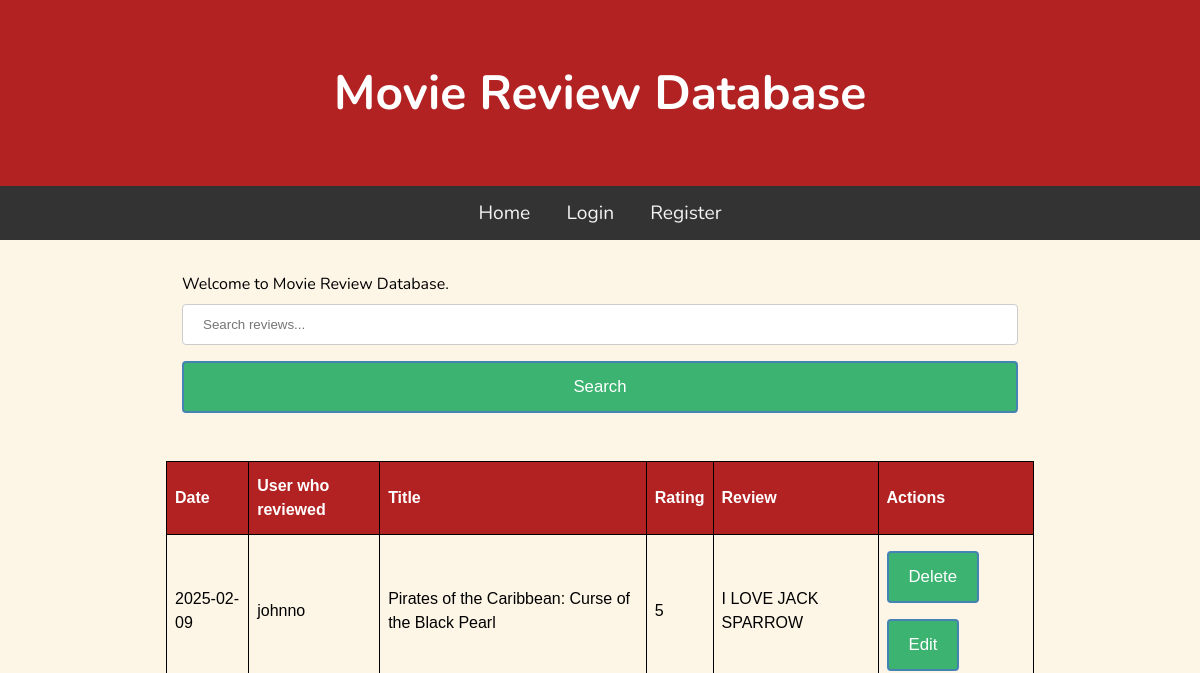
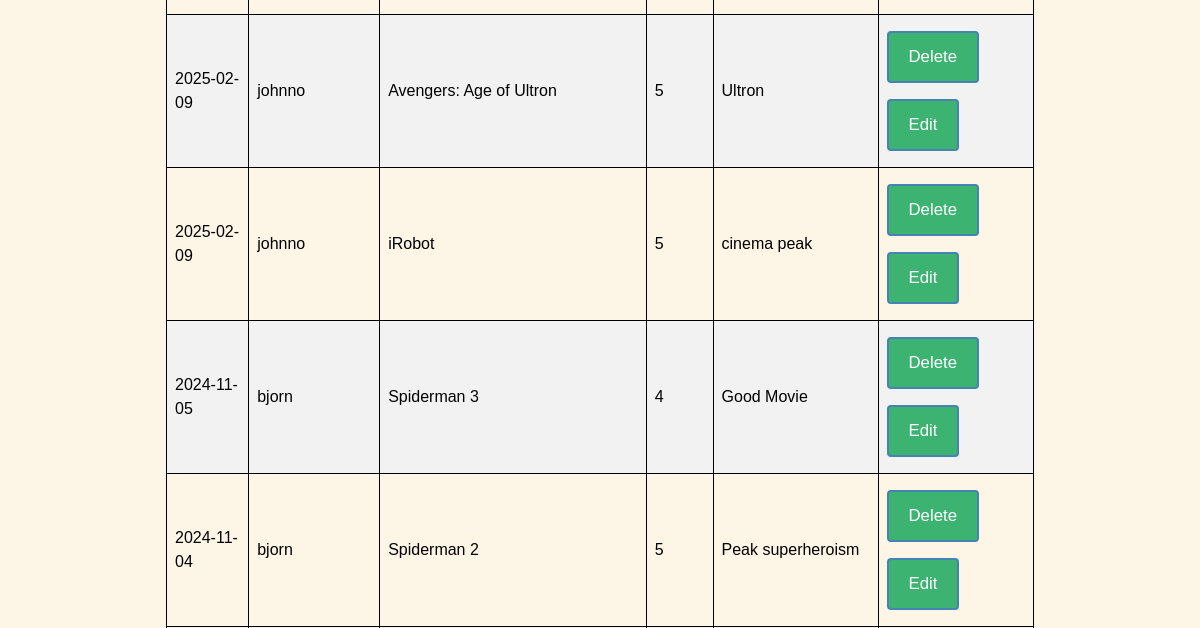
Before: / (upper part) with the older database file (2 pictures, top to bottom).
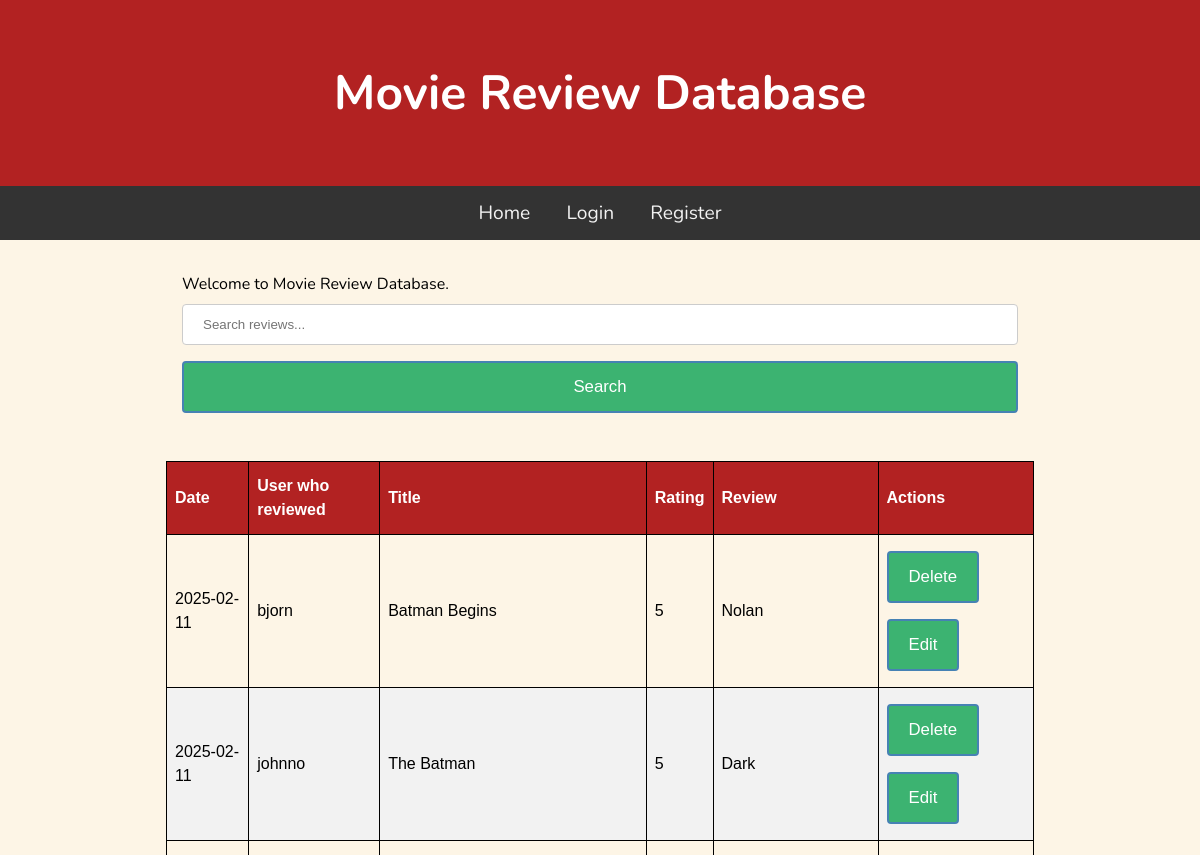
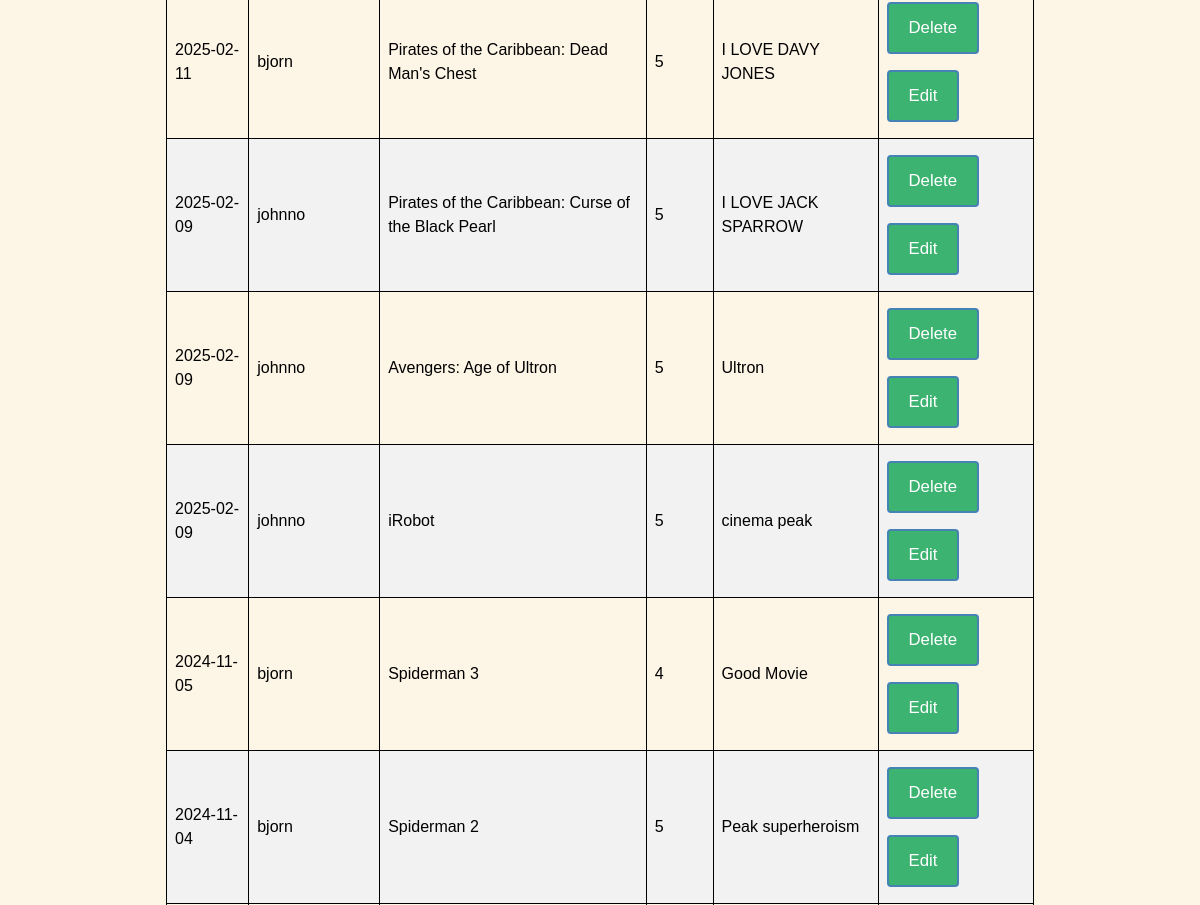
After: the same page with the newer database file (2 pictures, top to bottom).
### tables this page shows
CREATE TABLE Reviews (id INTEGER PRIMARY KEY AUTOINCREMENT,
                      user_id INTEGER,
                      date TEXT NOT NULL,
                      rating INTEGER,
                      title TEXT NOT NULL,
                      review TEXT NOT NULL);

CREATE TABLE Users (id INTEGER PRIMARY KEY AUTOINCREMENT,
                    username TEXT NOT NULL,
                    password TEXT NOT NULL);

### main.py (the view)
@app.route("/")
def Home():
    query = request.args.get('query')
    if query:
        reviewData = db.SearchReviews(query)
    else:
        reviewData = db.GetAllReviews()
    return render_template("index.html", reviews=reviewData)

### db.py (called while the page is built)
def GetDB():
    db = sqlite3.connect(".database/mr.db")
    db.row_factory = sqlite3.Row
    return db

def GetAllReviews():
    db = GetDB()
    reviews = db.execute("""SELECT Reviews.date, Reviews.title, Reviews.rating, Reviews.review, Users.username, Reviews.id
                            FROM Reviews JOIN Users ON Reviews.user_id = Users.id
                            ORDER BY Reviews.date DESC, Reviews.id DESC""").fetchall()
    db.close()
    return reviews

### templates/index.html (shortened to what this page needs)
{% extends "base.html" %}
{% block content %}
<div class="container">
    <p>Welcome to Movie Review Database.</p>
    <form method="GET" action="/">
        <input type="text" name="query" placeholder="Search reviews...">
        <input type="submit" value="Search">
    </form>
</div>
<br>
<table class="review_table">
    <thead>
        <th>Date</th>
        <th>User who reviewed</th>
        <th>Title</th>
        <th>Rating</th>
        <th>Review</th>
        <th>Actions</th>
    </thead>
    <tbody>
        {% for review in reviews %}
        <tr>
            <td>{{ review['date'] }}</td>
            <td>{{ review['username'] }}</td>
            <td>{{ review['title'] }}</td>
            <td>{{ review['rating'] }}</td>
            <td>{{ review['review'] }}</td>
            <td>
                <form action="/delete/{{ review['id'] }}" method="post" style="display:inline;">
                    <button type="submit">Delete</button>
                </form>
                <a href="/edit/{{ review['id'] }}"><button>Edit</button></a>
            </td>
        </tr>
        {% endfor %}
    </tbody>
</table>
{% endblock %}

### templates/base.html (shortened to what this page needs)
<!DOCTYPE html>
<html lang="en">
<head>
    <link rel="stylesheet" href="{{ url_for('static', filename='css/style.css') }}" />
</head>
<body>
    <h1 class="banner">Movie Review Database</h1>
    <nav>
        <a href="/">Home</a>
        {% if not session['username'] %}
            <a href="/login">Login</a>
            <a href="/register">Register</a>
        {% else %}
            <a href="/logout">Logout</a>
            <a href="/delete_account">Delete Account</a>
        {% endif %}
    </nav>
    <main>
        {% block content %}
        {% endblock %}
    </main>
</body>
</html>

### static/css/style.css (style rules this page uses)
* { padding: 0; margin: 0; box-sizing: border-box; }
body { background: #fdf5e6; font-family: "Nunito", sans-serif; font-size: 1rem; }
main { max-width: 900px; margin: auto; padding: 1rem; line-height: 1.5; }
.banner { padding: 60px; text-align: center; background: #b22222; color: white; font-size: 3em; }
nav { overflow: hidden; background-color: #333; text-align: center; }
nav a { display: inline-block; color: #f2f2f2; padding: 14px 16px; text-decoration: none; font-size: 1.2em; }
.container { padding: 1rem; }
.review_table { font-family: Arial, Helvetica, sans-serif; border-collapse: collapse; width: 100%; border: 1px solid black; }
.review_table td, .review_table th { border: 1px solid black; padding: 8px; }
.review_table tr:nth-child(even) { background-color: #f2f2f2; }
.review_table th { padding-top: 12px; padding-bottom: 12px; text-align: left; background-color: #b22222; color: white; }
input[type=text], input[type="password"], input[type="date"], input[type="number"], select { width: 100%; padding: 12px 20px; margin: 8px 0; display: inline-block; border: 1px solid #ccc; border-radius: 4px; box-sizing: border-box; }
input[type=submit] { width: 100%; background-color: #3cb371; color: white; padding: 14px 20px; margin: 8px 0; border: 2px solid #4682b4; border-radius: 4px; cursor: pointer; font-size: 1.05em; }
button { background-color: #3cb371; color: white; padding: 14px 20px; margin: 8px 0; border: 2px solid #4682b4; border-radius: 4px; cursor: pointer; font-size: 1.05em; }

Changed rows visible on the page:
added Reviews: date "2025-02-11", username "bjorn", title "Batman Begins", rating "5", review "Nolan"
added Reviews: date "2025-02-11", username "johnno", title "The Batman", rating "5", review "Dark"
added Reviews: date "2025-02-11", username "bjorn", title "Pirates of the Caribbean: Dead Man's Chest", rating "5", review "I LOVE DAVY JONES"
